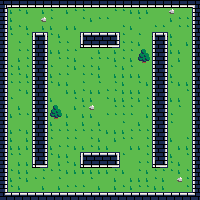

A 2D game scene composited from a Tiled map and its tileset images. What follows is a short description and the map's XML, with every tile layer's data as written:
An orthogonal 25x25 tile map with 8x8 px tiles, 1 tile layer (Tile Layer 1) and 6 objects.

<map version="1.0" orientation="orthogonal" renderorder="right-down" width="25" height="25" tilewidth="8" tileheight="8" nextobjectid="7">
 <tileset firstgid="1" name="tiles" tilewidth="8" tileheight="8" tilecount="256">
  <image source="../images/tiles.png" width="128" height="128" />
 </tileset>
 <layer name="Tile Layer 1" width="25" height="25">
  <data encoding="csv">
7,8,8,8,8,8,8,8,8,8,8,8,8,8,8,8,8,8,8,8,8,8,8,8,9,
23,49,50,49,51,49,50,51,49,50,50,51,51,51,50,50,49,49,49,51,51,52,51,51,25,
23,49,51,51,51,52,50,51,51,51,50,49,50,50,51,51,51,50,51,51,51,49,50,50,25,
23,49,50,49,51,49,49,51,49,49,51,51,51,51,51,50,49,51,51,50,50,51,50,50,25,
23,50,51,50,27,26,50,49,51,51,27,40,40,40,26,50,51,50,51,27,26,49,51,51,25,
23,51,50,51,25,23,51,50,50,51,11,8,8,8,10,50,50,49,51,25,23,49,51,49,25,
23,51,50,50,25,23,49,49,50,50,51,51,49,51,49,50,50,53,54,25,23,49,49,51,25,
23,51,49,50,25,23,51,50,50,49,51,50,50,50,49,50,49,69,70,25,23,51,49,51,25,
23,50,49,50,25,23,50,51,50,49,50,50,49,51,50,49,50,51,51,25,23,50,51,51,25,
23,50,50,49,25,23,49,50,50,51,50,50,49,51,49,49,49,49,51,25,23,49,51,51,25,
23,50,50,50,25,23,50,49,49,51,50,51,50,51,50,49,51,50,49,25,23,50,49,49,25,
23,51,50,49,25,23,51,51,49,49,50,49,49,50,50,49,49,49,51,25,23,51,51,50,25,
23,50,51,51,25,23,49,51,51,50,49,49,51,50,49,49,50,49,50,25,23,49,49,51,25,
23,51,49,51,25,23,53,54,51,49,50,52,51,51,50,50,50,51,50,25,23,51,50,51,25,
23,49,50,50,25,23,69,70,49,51,49,49,51,50,50,50,50,51,49,25,23,50,51,51,25,
23,51,51,51,25,23,49,51,49,51,49,51,49,51,51,50,51,49,51,25,23,50,51,51,25,
23,49,50,49,25,23,50,50,50,50,50,50,50,49,49,49,50,50,50,25,23,51,51,51,25,
23,49,51,49,25,23,50,51,50,50,51,50,49,51,49,50,50,51,50,25,23,49,51,50,25,
23,49,49,49,25,23,49,50,50,49,49,50,49,49,51,51,49,49,50,25,23,51,49,49,25,
23,50,50,51,25,23,50,49,49,51,27,40,40,40,26,50,51,51,50,25,23,49,51,50,25,
23,51,49,49,11,10,51,49,50,49,11,8,8,8,10,51,51,50,50,11,10,50,49,51,25,
23,50,49,49,51,50,50,50,49,49,49,49,49,49,50,49,51,50,49,50,50,50,49,50,25,
23,49,50,49,50,50,51,50,51,51,51,50,51,51,49,51,49,49,49,50,49,51,52,50,25,
23,50,49,51,51,49,51,49,50,50,50,51,49,51,49,50,49,50,50,49,49,51,51,50,25,
39,40,40,40,40,40,40,40,40,40,40,40,40,40,40,40,40,40,40,40,40,40,40,40,41
</data>
 </layer>
 <objectgroup name="B-47">
  <object id="1" x="88" y="80" width="16" height="16" />
 </objectgroup>
 <objectgroup name="spawner">
  <object id="2" x="176" y="16" width="8" height="8" />
  <object id="3" x="16" y="16" width="8" height="8" />
  <object id="4" x="16" y="176" width="8" height="8" />
  <object id="5" x="176" y="176" width="8" height="8" />
 </objectgroup>
 <objectgroup name="player">
  <object id="6" x="16" y="80" width="16" height="16" />
 </objectgroup>
</map>